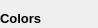
                 <widget class="QWidget" name="pgGlobal">
                  <property name="geometry">
                   <rect>
                    <x>0</x>
                    <y>0</y>
                    <width>98</width>
                    <height>28</height>
                   </rect>
                  </property>
                  <property name="sizePolicy">
                   <sizepolicy hsizetype="Expanding" vsizetype="Expanding">
                    <horstretch>0</horstretch>
                    <verstretch>0</verstretch>
                   </sizepolicy>
                  </property>
                  <property name="minimumSize">
                   <size>
                    <width>0</width>
                    <height>0</height>
                   </size>
                  </property>
                  <attribute name="label">
                   <string>Global Settings for Page</string>
                  </attribute>
                  <widget class="QToolButton" name="btnSelectUplinkIcon">
                   <property name="geometry">
                    <rect>
                     <x>10</x>
                     <y>110</y>
                     <width>99</width>
                     <height>22</height>
                    </rect>
                   </property>
                   <property name="font">
                    <font>
                     <family>Arial</family>
                     <pointsize>10</pointsize>
                     <weight>50</weight>
                     <bold>false</bold>
                    </font>
                   </property>
                   <property name="text">
                    <string>Icon for up-link</string>
                   </property>
                  </widget>
                  <widget class="QGroupBox" name="groupBox">
                   <property name="geometry">
                    <rect>
                     <x>0</x>
                     <y>10</y>
                     <width>371</width>
                     <height>89</height>
                    </rect>
                   </property>
                   <property name="sizePolicy">
                    <sizepolicy hsizetype="Expanding" vsizetype="Preferred">
                     <horstretch>0</horstretch>
                     <verstretch>0</verstretch>
                    </sizepolicy>
                   </property>
                   <property name="font">
                    <font>
                     <family>Arial</family>
                     <pointsize>10</pointsize>
                     <weight>75</weight>
                     <bold>true</bold>
                    </font>
                   </property>
                   <property name="title">
                    <string>Colors</string>
                   </property>
                   <layout class="QGridLayout" name="gridLayout">
                    <item row="0" column="0">
                     <widget class="QLabel" name="label_68">
                      <property name="font">
                       <font>
                        <family>Arial</family>
                        <pointsize>10</pointsize>
                        <weight>50</weight>
                        <bold>false</bold>
                       </font>
                      </property>
                      <property name="text">
                       <string>Page Foreground color:</string>
                      </property>
                     </widget>
                    </item>
                    <item row="0" column="1">
                     <widget class="QToolButton" name="btnPageColor">
                      <property name="styleSheet">
                       <string notr="true">QToolButton {background-color:#d6e0f7;}</string>
                      </property>
                      <property name="text">
                       <string/>
                      </property>
                     </widget>
                    </item>
                    <item row="1" column="0">
                     <widget class="QLabel" name="label_65">
                      <property name="font">
                       <font>
                        <family>Arial</family>
                        <pointsize>10</pointsize>
                        <weight>50</weight>
                        <bold>false</bold>
                       </font>
                      </property>
                      <property name="text">
                       <string>Page Background color</string>
                      </property>
                     </widget>
                    </item>
                    <item row="1" column="1">
                     <widget class="QToolButton" name="btnPageBackground">
                      <property name="styleSheet">
                       <string notr="true">QToolButton {background-color:#1e1f25;}</string>
                      </property>
                      <property name="text">
                       <string/>
                      </property>
                     </widget>
                    </item>
                    <item row="1" column="2">
                     <widget class="QCheckBox" name="chkSetAll">
                      <property name="font">
                       <font>
                        <family>Arial</family>
                        <pointsize>10</pointsize>
                        <weight>50</weight>
                        <bold>false</bold>
                       </font>
                      </property>
                      <property name="text">
                       <string>Transparent others</string>
                      </property>
                      <property name="checked">
                       <bool>true</bool>
                      </property>
                     </widget>
                    </item>
                   </layout>
                  </widget>
                  <widget class="QGroupBox" name="groupBox_2">
                   <property name="geometry">
                    <rect>
                     <x>0</x>
                     <y>152</y>
                     <width>381</width>
                     <height>251</height>
                    </rect>
                   </property>
                   <property name="sizePolicy">
                    <sizepolicy hsizetype="Preferred" vsizetype="Expanding">
                     <horstretch>0</horstretch>
                     <verstretch>0</verstretch>
                    </sizepolicy>
                   </property>
                   <property name="font">
                    <font>
                     <family>Arial</family>
                     <pointsize>10</pointsize>
                     <weight>75</weight>
                     <bold>true</bold>
                    </font>
                   </property>
                   <property name="title">
                    <string>Background Image</string>
                   </property>
                   <layout class="QGridLayout" name="gridLayout_3">
                    <item row="0" column="0">
                     <widget class="QLabel" name="label_63">
                      <property name="font">
                       <font>
                        <family>Arial</family>
                        <pointsize>10</pointsize>
                        <weight>50</weight>
                        <bold>false</bold>
                       </font>
                      </property>
                      <property name="text">
                       <string>URI</string>
                      </property>
                     </widget>
                    </item>
                    <item row="0" column="1">
                     <widget class="QLineEdit" name="edtBckImageName">
                      <property name="minimumSize">
                       <size>
                        <width>0</width>
                        <height>24</height>
                       </size>
                      </property>
                     </widget>
                    </item>
                    <item row="0" column="2" rowspan="2">
                     <widget class="QGroupBox" name="groupBox_3">
                      <property name="title">
                       <string>Position</string>
                      </property>
                      <layout class="QVBoxLayout" name="verticalLayout">
                       <item>
                        <widget class="QRadioButton" name="rbCoverBckImage">
                         <property name="text">
                          <string>Cover</string>
                         </property>
                        </widget>
                       </item>
                       <item>
                        <widget class="QRadioButton" name="rbTileBckImage">
                         <property name="text">
                          <string>&amp;Tile</string>
                         </property>
                        </widget>
                       </item>
                       <item>
                        <widget class="QRadioButton" name="rbScalerBckImage">
                         <property name="text">
                          <string>Scale</string>
                         </property>
                        </widget>
                       </item>
                      </layout>
                     </widget>
                    </item>
                    <item row="1" column="0" colspan="2">
                     <widget class="QLabel" name="lblbckImage">
                      <property name="sizePolicy">
                       <sizepolicy hsizetype="Expanding" vsizetype="Expanding">
                        <horstretch>0</horstretch>
                        <verstretch>0</verstretch>
                       </sizepolicy>
                      </property>
                      <property name="minimumSize">
                       <size>
                        <width>0</width>
                        <height>80</height>
                       </size>
                      </property>
                      <property name="styleSheet">
                       <string notr="true">background:white;
/* :url(&quot;s:/photo/falconG/src/Resources/Lazise_02596-Edit&quot;) white */</string>
                      </property>
                      <property name="text">
                       <string>background image</string>
                      </property>
                      <property name="alignment">
                       <set>Qt::AlignCenter</set>
                      </property>
                     </widget>
                    </item>
                   </layout>
                  </widget>
                  <widget class="QCheckBox" name="chkIconTop">
                   <property name="enabled">
                    <bool>false</bool>
                   </property>
                   <property name="geometry">
                    <rect>
                     <x>130</x>
                     <y>110</y>
                     <width>157</width>
                     <height>20</height>
                    </rect>
                   </property>
                   <property name="font">
                    <font>
                     <family>Arial</family>
                     <pointsize>10</pointsize>
                     <weight>50</weight>
                     <bold>false</bold>
                    </font>
                   </property>
                   <property name="text">
                    <string>Icon to top of page</string>
                   </property>
                   <property name="checked">
                    <bool>false</bool>
                   </property>
                  </widget>
                  <widget class="QCheckBox" name="chkIconText">
                   <property name="enabled">
                    <bool>false</bool>
                   </property>
                   <property name="geometry">
                    <rect>
                     <x>130</x>
                     <y>130</y>
                     <width>160</width>
                     <height>20</height>
                    </rect>
                   </property>
                   <property name="font">
                    <font>
                     <family>Arial</family>
                     <pointsize>10</pointsize>
                     <weight>50</weight>
                     <bold>false</bold>
                    </font>
                   </property>
                   <property name="text">
                    <string>Icon to toggle info</string>
                   </property>
                   <property name="checked">
                    <bool>false</bool>
                   </property>
                  </widget>
                 </widget>
